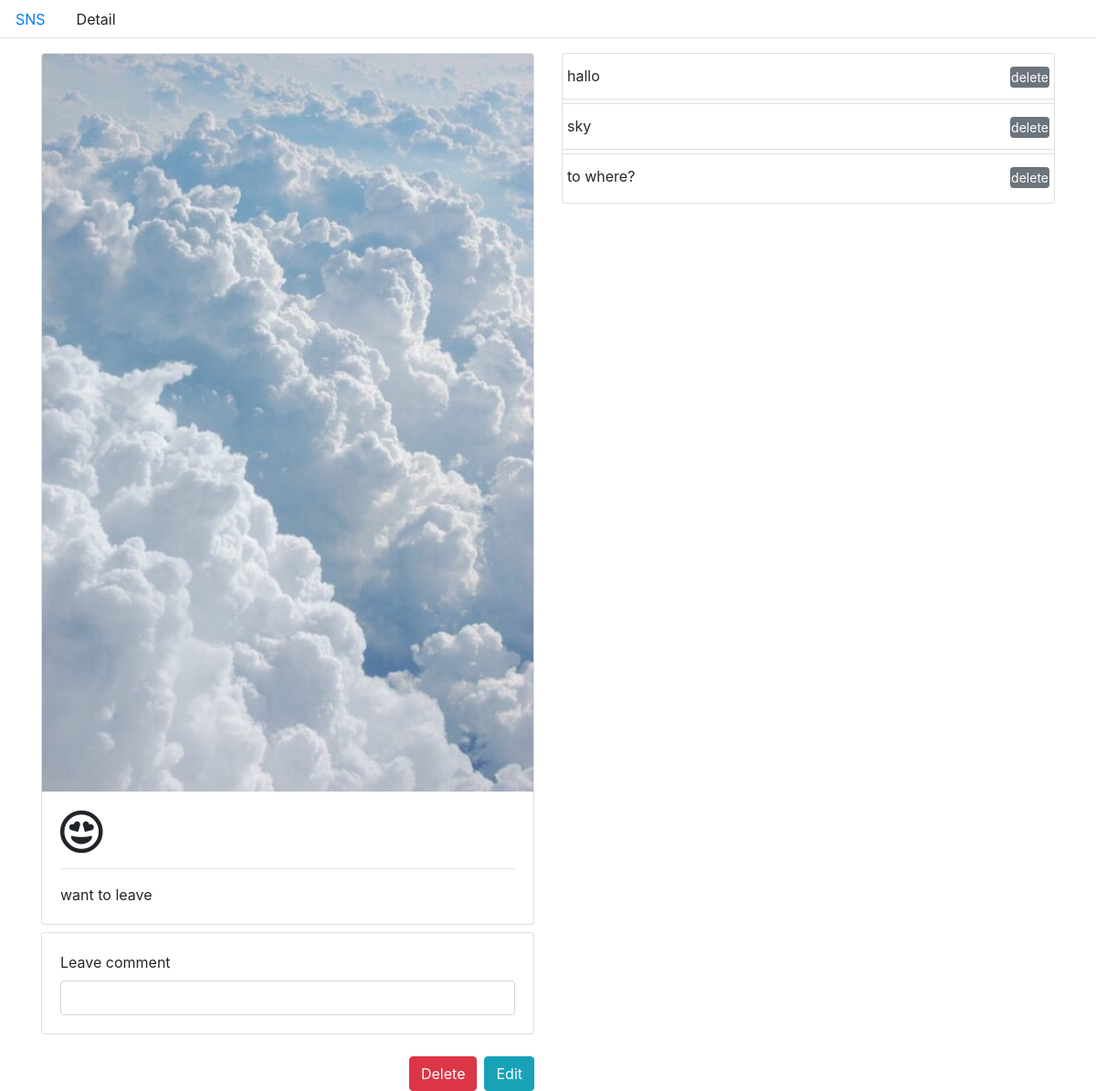
The page /sns/19/ on the database as committed earlier.
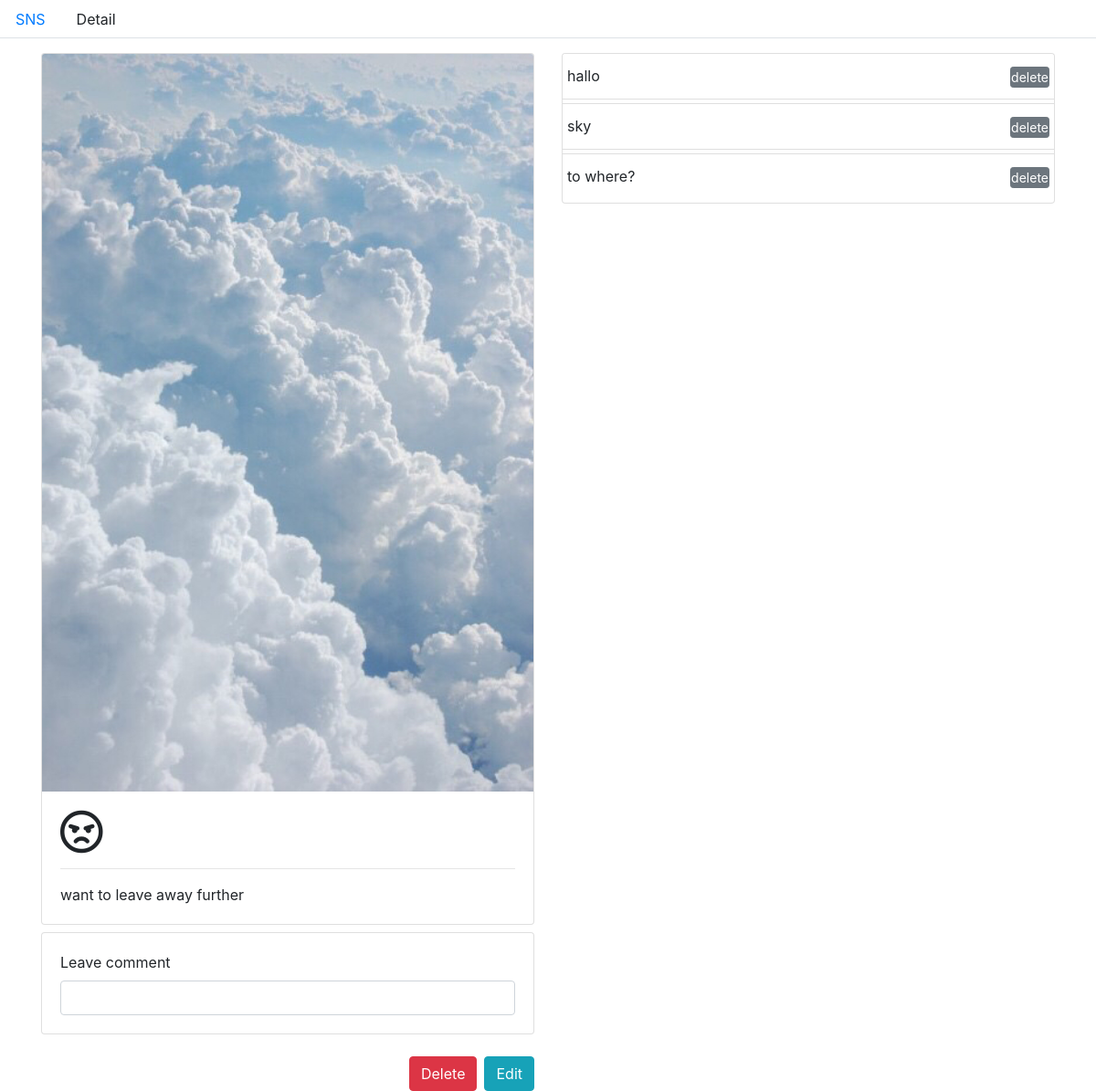
The same page on the database as committed later.
### sns/models.py (models this page shows, shortened)
class Posting (models.Model):
    content = models.CharField(max_length=500)
    icon = models.CharField(max_length=20, default="fas fa-question")
    image = models.ImageField(blank=True)
    created_at = models.DateTimeField(auto_now_add=True)
    updated_at = models.DateTimeField(auto_now=True)

### sns/views.py (the view)
# urls.py: path('<int:posting_id>/', views.posting_detail, name="posting_detail"),
def posting_detail(request, posting_id):
    posting = get_object_or_404(Posting, id=posting_id)
    comments = posting.comment_set.all()
    return render(request, 'sns/detail.html', {'posting': posting, 'comments':comments})

### sns/templates/sns/detail.html (shortened to what this page needs)
{% extends 'sns/base.html' %}
{% block body %}
    <div class="row mt-3">
        <div class="col-12 col-md-6">
            <div class="card">
                {% if posting.image %}
                    <img src="{{ posting.image.url }}" alt="{{ posting.image }}" class="card-img-top">
                {% else %}
                   <img src="http://lorempixel.com/400/200/" alt="lorempixel" class="card-img-top">
                {%  endif %}
                <div class="card-body">
                    <i class="{{ posting.icon }} fa-3x"></i>
                    <hr>
                    <p class="card-text">{{ posting.content }}</p>
                </div>
            </div>
            <div class="card mt-2">
                <div class="card-body">
                    <form action="{% url 'sns:create_comment' posting.id %}" method="POST">
                        <label for="comment">Leave comment</label>
                        <input type="text" name="comment" id="comment" class="form-control" autofocus>
                    </form>
                </div>
            </div>
            <div class="btn-group mt-4 d-flex justify-content-end" role="group">
                <form method="POST" action="{% url 'sns:delete_posting' posting.id %}">
                    <input class="btn btn-danger" type="submit" value="Delete">
                </form>
                <a href="{% url 'sns:edit_posting' posting.id %}"><button class="btn btn-info ml-2">Edit</button></a>
            </div>
        </div>
        <div class="col-12 col-md-6">
            <div class="card">
                <ul class="list-group list-group-flush">
                    {% if comments %}
                        {% for comment in comments %}
                            <li class="list-group-item mb-1">
                            <div class="row justify-content-between">
                                <span class="align-middle">{{ comment.content }}</span>
                                <form action="{% url 'sns:delete_comment' posting.id comment.id %}" method="POST">
                                    <input type="submit" class="btn p-0 btn-secondary btn-sm" value="delete">
                                </form>
                            </div>
                            </li>
                        {% endfor %}
                    {% else %}
                        <li class="list-group-item mb-1">No comments yet..</li>
                    {% endif %}
                </ul>
            </div>
        </div>
    </div>
{% endblock %}

Rows that differ between the two databases and show on the page:
changed Posting: icon "far fa-grin-hearts fa-2x" → "far fa-angry" (drawn); content "want to leave" → "want to leave away further"
